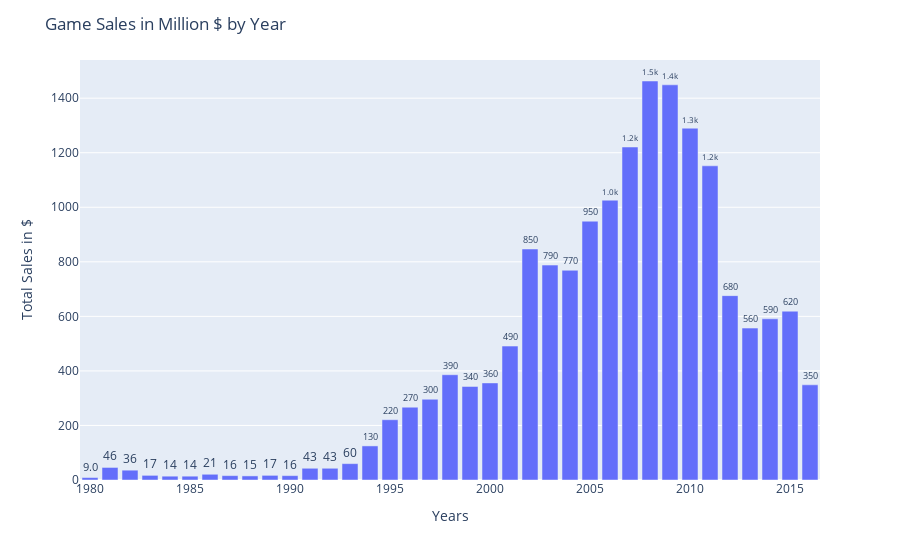

Notebook code for this chart:
### Code cell
fig = px.bar(df_year, y='Sales in million', x='Year', text='Sales in million')
fig.update_traces(texttemplate='%{text:.2s}', textposition='outside')
fig.update_layout(title="Game Sales in Million $ by Year",xaxis_title="Years",
    yaxis_title="Total Sales in $")



fig.show()

### Figure 1 — Plotly figure (JSON) as saved in the notebook; plotly's stock layout.template omitted (floating-point values rounded to 4 significant figures)
{"data": [{"alignmentgroup": "True", "hovertemplate": "Year=%{x}<br>Sales in million=%{text}<extra></extra>", "legendgroup": "", "marker": {"color": "#636efa"}, "name": "", "offsetgroup": "", "orientation": "v", "showlegend": false, "text": [9, 46, 36, 17, 14, 14, 21, 16, 15, 17, 16, 43, 43, 60, 125, 221, 267, 296, 386, 343, 356, 491, 847, 788, 769, 949, 1026, 1221, 1463, 1449, 1290, 1152, 676, 557, 591, 619, 349], "textposition": "outside", "texttemplate": "%{text:.2s}", "type": "bar", "x": [1980, 1981, 1982, 1983, 1984, 1985, 1986, 1987, 1988, 1989, 1990, 1991, 1992, 1993, 1994, 1995, 1996, 1997, 1998, 1999, 2000, 2001, 2002, 2003, 2004, 2005, 2006, 2007, 2008, 2009, 2010, 2011, 2012, 2013, 2014, 2015, 2016], "xaxis": "x", "y": [9, 46, 36, 17, 14, 14, 21, 16, 15, 17, 16, 43, 43, 60, 125, 221, 267, 296, 386, 343, 356, 491, 847, 788, 769, 949, 1026, 1221, 1463, 1449, 1290, 1152, 676, 557, 591, 619, 349], "yaxis": "y"}], "layout": {"barmode": "relative", "legend": {"tracegroupgap": 0}, "margin": {"t": 60}, "title": {"text": "Game Sales in Million $ by Year"}, "xaxis": {"anchor": "y", "domain": [0, 1], "title": {"text": "Years"}}, "yaxis": {"anchor": "x", "domain": [0, 1], "title": {"text": "Total Sales in $"}}}}
